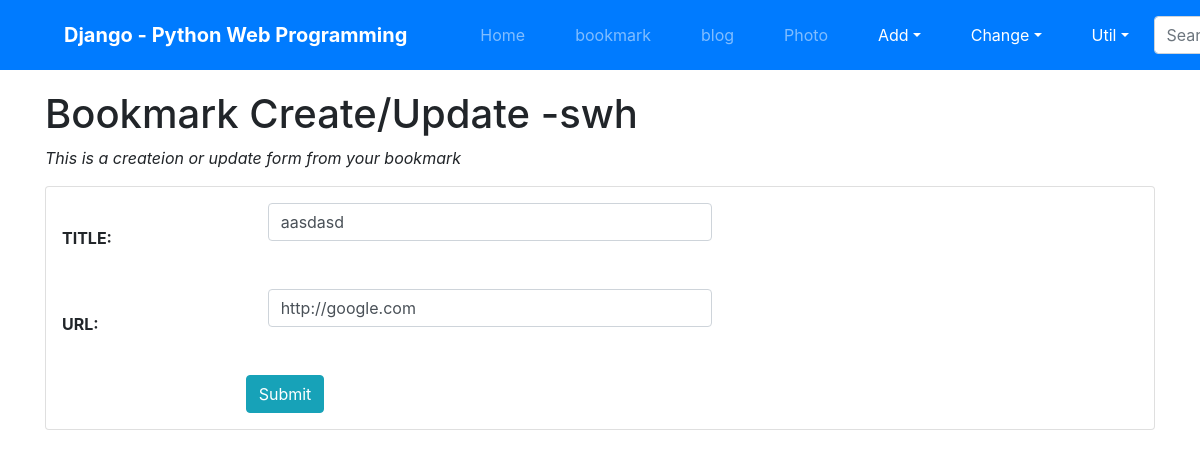
Page /bookmark/5/create/ (signed in) on the earlier database version.
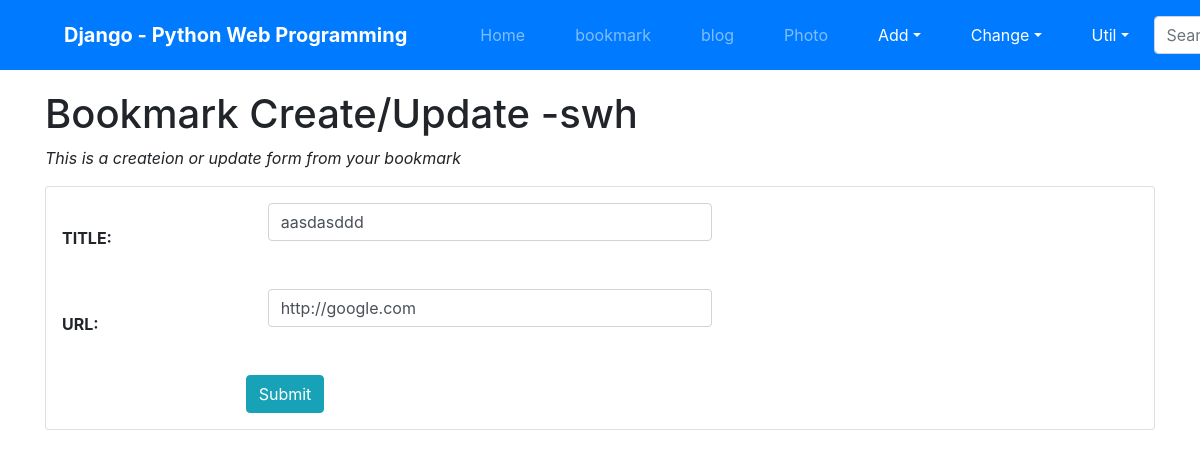
Same page on the later database version.
### bookmark/models.py (models this page shows, shortened)
class Bookmark(models.Model):
    title= models.CharField('TITLE', max_length=100,blank=True)
    url = models.URLField('URL',unique=True)
    owner = models.ForeignKey(User,on_delete=models.CASCADE,blank=True,null=True)

### bookmark/views.py (the view)
# urls.py: path('<int:pk>/create/',views.BookmarkUpdateView.as_view(),name="update"),
class BookmarkUpdateView(OwnerOnlyMixin,UpdateView):
    model = Bookmark
    fields = ['title','url']
    success_url=reverse_lazy('bookmark:index')

### mysite/views.py (called while the page is built)
    def dispatch(self,request,*args,**kwargs): #해당 메소드을 호출할떄 dispatch메소드을 제일 처음으로 호출한다 dispatch는 get,post을 구분한다.ex)  (get,post)
        obj = self.get_object()
        if request.user != obj.owner: #해당객체에 owner와 로그인한유저에 정보가다르면 해당 구문을 탄다
            return self.handle_no_permission() #사용자에게 404,403 에러을 노출 시킴
        return super().dispatch(request,*args,**kwargs)

### bookmark/templates/bookmark/bookmark_form.html (shortened to what this page needs)
{% extends 'base.html' %}
{% load widget_tweaks %}
{% block content %}
    <h1>Bookmark Create/Update -{{ user }}</h1>
    <p class="font-italic">This is a createion or update form from your bookmark</p>
    <form action='.' method="post" class="card pt-3">{% csrf_token %}
        <div class="form-group row">
            {{ form.title|add_label_class:"col-form-label col-sm-2 m-3 font-weight-bold"}}
            <div class="col-sm-5">
                {{ form.title|add_class:"form-control"|attr:"autofocus" }}
            </div>
        </div>
        <div class="form-group row">
            {{ form.url|add_label_class:"col-form-label col-sm-2 m-3 font-weight-bold"}}
            <div class="col-sm-5">
                {{ form.url|add_class:"form-control"|attr:"autofocus" }}
            </div>
        </div>
        <div class="form-group">
            <div class="offset-sm-2 col-sm-5">
                <input type="submit" value="Submit" class="btn btn-info"/>
            </div>
        </div>
    </form>
{% endblock %}

Differences in the rows shown:
changed Bookmark "TITLE:": title "aasdasd" → "aasdasddd"
